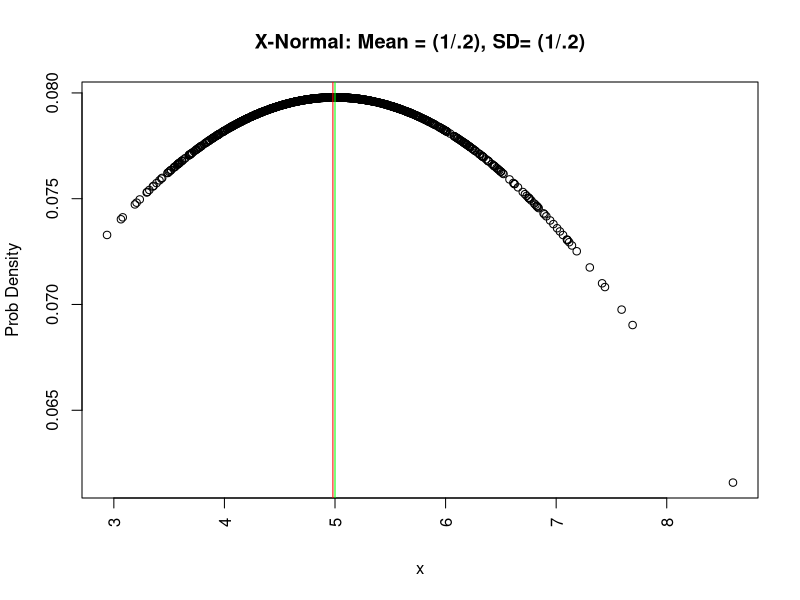
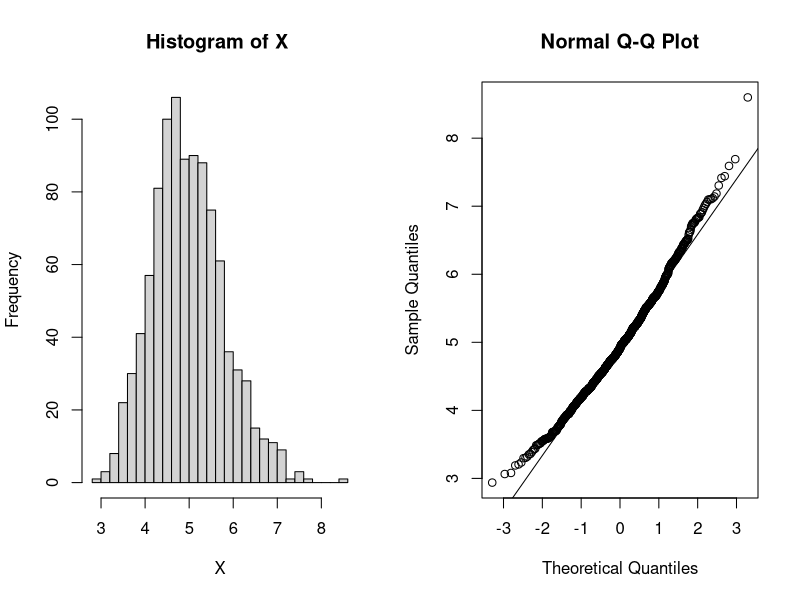

Generate these figures, in order, with R:
## ---- chunk 1
x <- c("")
for (i in 1:1000){x[i]<- mean(rexp(40,.2))}
dens<- dnorm(as.numeric(x), mean=5, sd=5)
plot(x,dens, main = "X-Normal: Mean = (1/.2), SD= (1/.2)", xlab = "x", ylab = "Prob Density", las=3)

##drawing the theoretical center when mean is 1/.2 = 5
abline(v=5, col="green")

##drawing the calculated center of the distribution
cMean <- mean(as.numeric(x))
abline(v=cMean,col="red")

## calculate the variance of the distribution
cVar <-0;
for (i in 1:1000) 
    {    
     cVar <- cVar + (as.numeric(x[i])-5)^2
    }

cVar <- cVar/(1000-1)

## Setting up the variables

a<-0; l <- c(""); u <- c("")

## Calculating the percentage of the generated means that lie with the 95% conf interval

for (i in 1:1000)
  {
    l[i]<-as.numeric(x[i]) - 1.96*5/sqrt(40)
    u[i]<-as.numeric(x[i]) + 1.96*5/sqrt(40)
    if(l[i]<=5 && u[i]>=5)
      {
      a<-a+1
      }
  }

b<- (a/1000)*100
   
## ---- chunk 2
par(mfrow=c(1,2))
hist(as.numeric(x), breaks=40, main="Histogram of X ", xlab="X")
qqnorm(as.numeric(x))
qqline(as.numeric(x))
